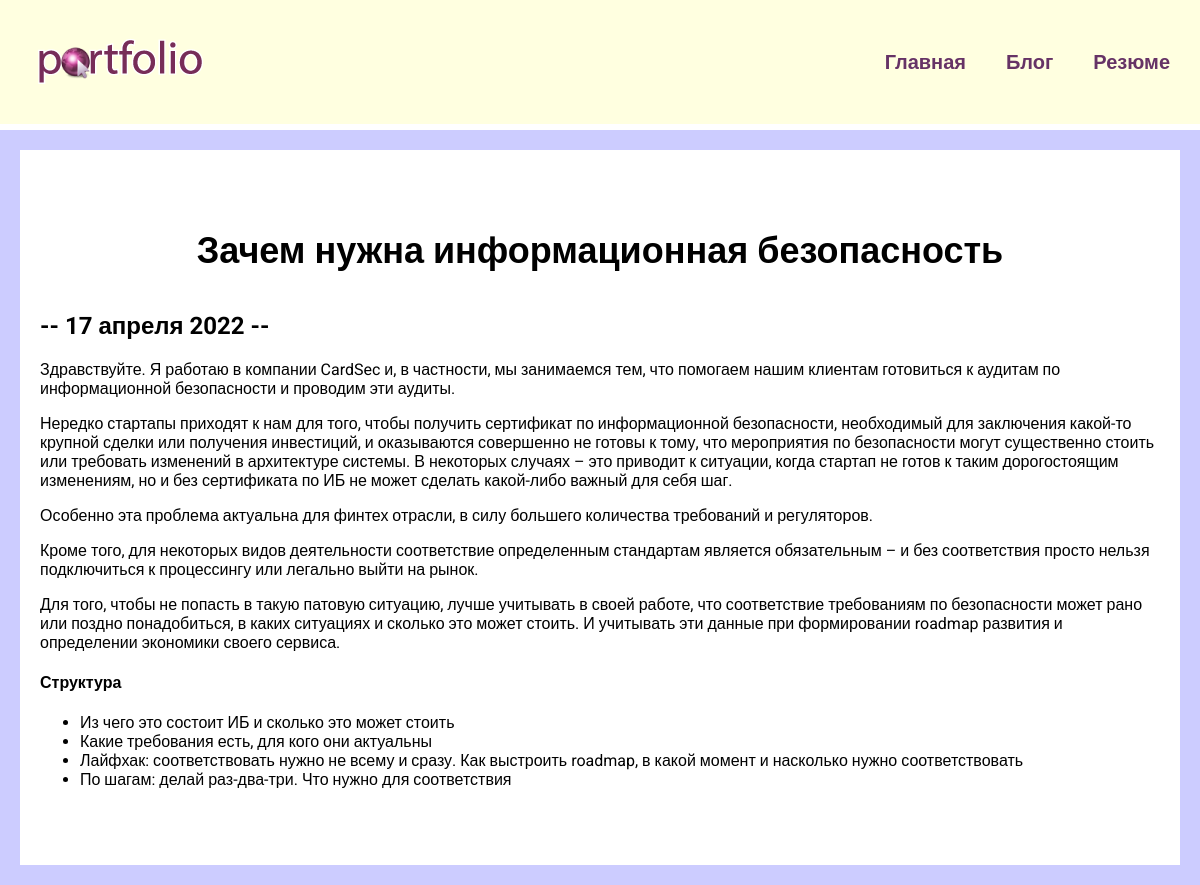
The app's page /blog/4 with its own data.
### blog/models.py (models this page shows, shortened)
class Blog(models.Model):
    title = models.CharField(max_length=200)
    description = models.TextField()
    date = models.DateField()

### blog/views.py (the view)
# urls.py: path('<int:blog_id>', views.detail, name='detail')
def detail(request, blog_id):
    blog = get_object_or_404(Blog, pk=blog_id)
    return render(request, "blog/details.html", {'blog': blog})

### blog/templates/blog/details.html
{% extends 'skills/base.html' %}
{% block content %}
<div class="detail">
 <h1>{{ blog.title }}</h1>
 <h2>-- {{ blog.date|date:'j E Y'}} --</h2>
 {{ blog.description|safe }}
</div>
{% endblock content %}

### skills/static/css/style.css (style rules this page uses)
body { background: #ccccff; font-family: 'Roboto', sans-serif; padding: 0; margin: 0; }
.content h1 { text-align: center; font-size: 36px; margin: 60px 0 40px; }
.detail { background: #fff; box-sizing: border-box; padding: 20px 20px 60px 20px; }

### records on screen
Blog: title "Зачем нужна информационная безопасность", date "17 апреля 2022", description "Здравствуйте. Я работаю в компании CardSec и, в частности, мы занимаемся тем, что помогаем нашим клиентам готовиться к аудитам по информационной безопасности и проводим эти аудиты. Нередко стартапы приходят к нам для того, чтобы получить сертификат по информационной безопасности, необходимый для заключения какой-то крупной сделки или получения инвестиций, и оказываются совершенно не готовы к тому, что мероприятия по безопасности могут существенно стоить или требовать изменений в архитектуре системы. В некоторых случаях – это приводит к ситуации, когда стартап не готов к таким дорогостоящим изменениям, но и без сертификата по ИБ не может сделать какой-либо важный для себя шаг. Особенно эта…"
